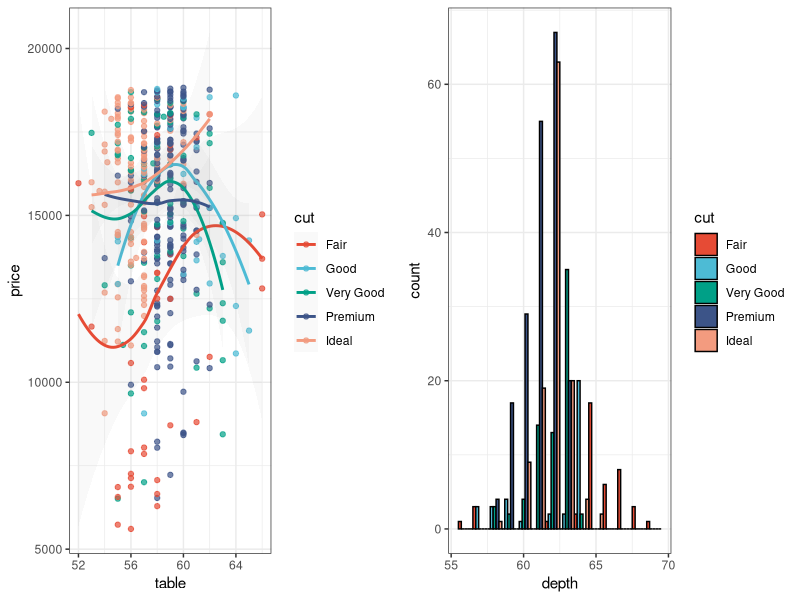
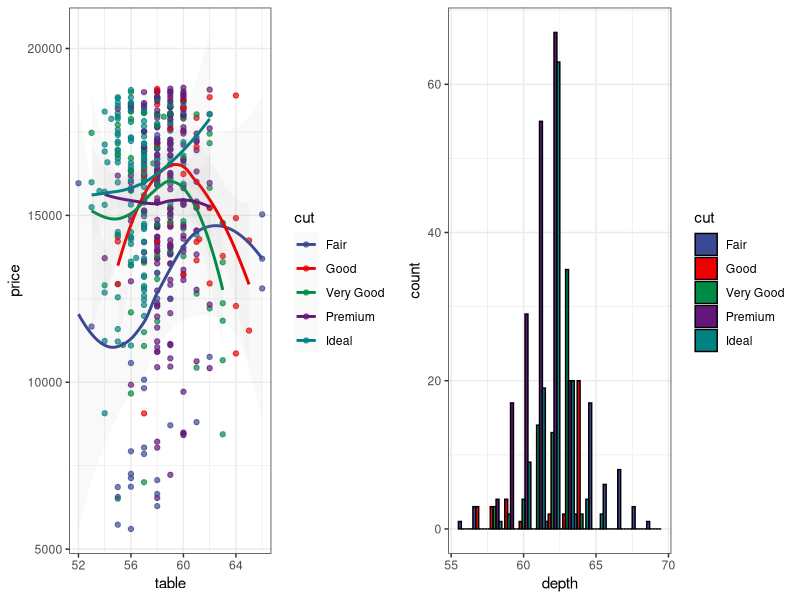
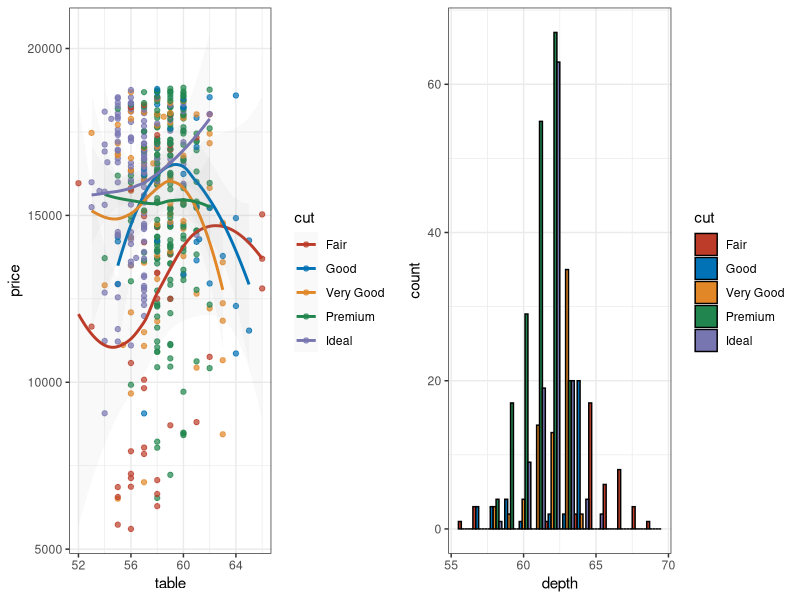
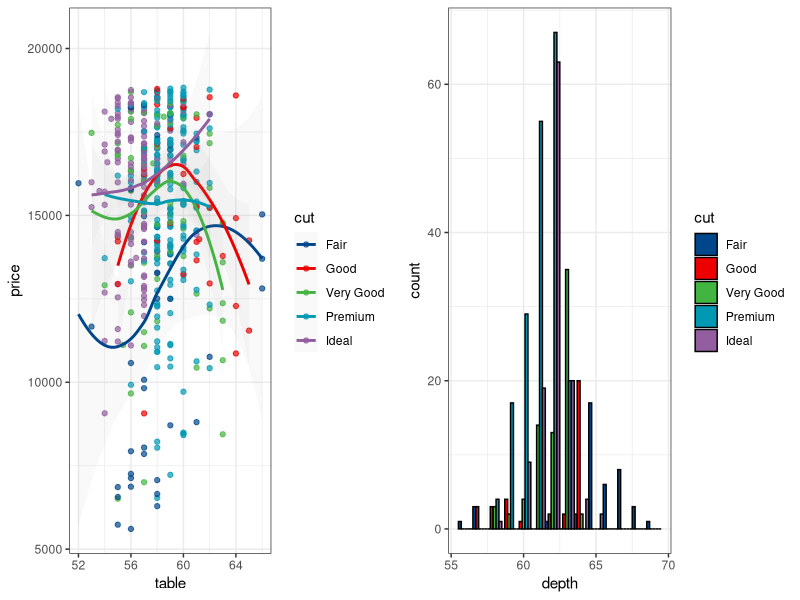
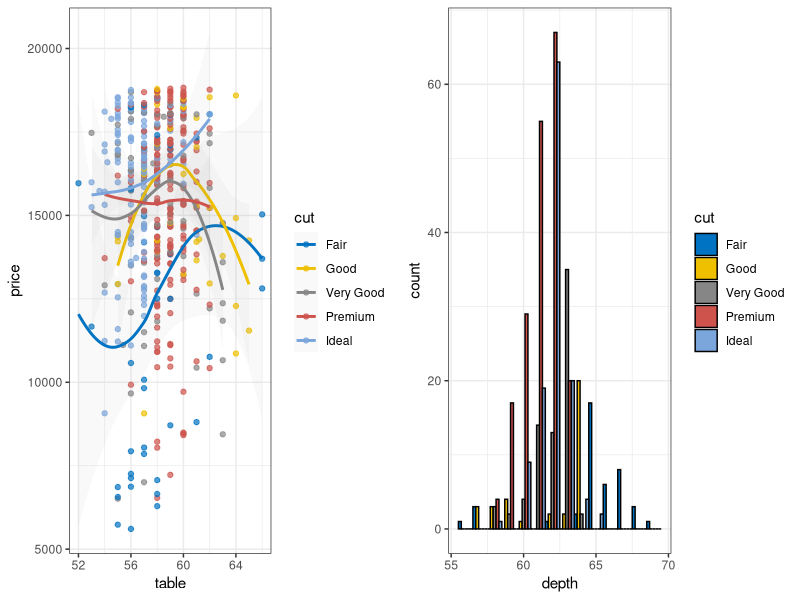
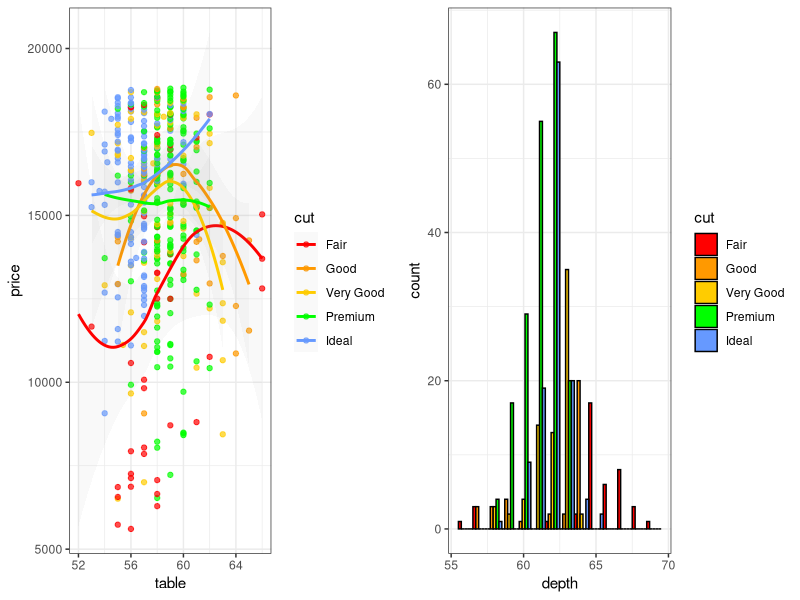
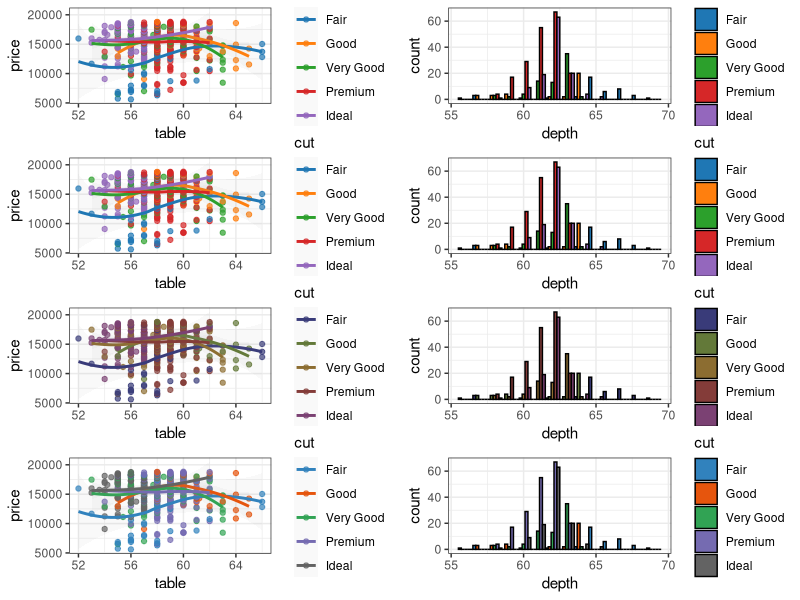
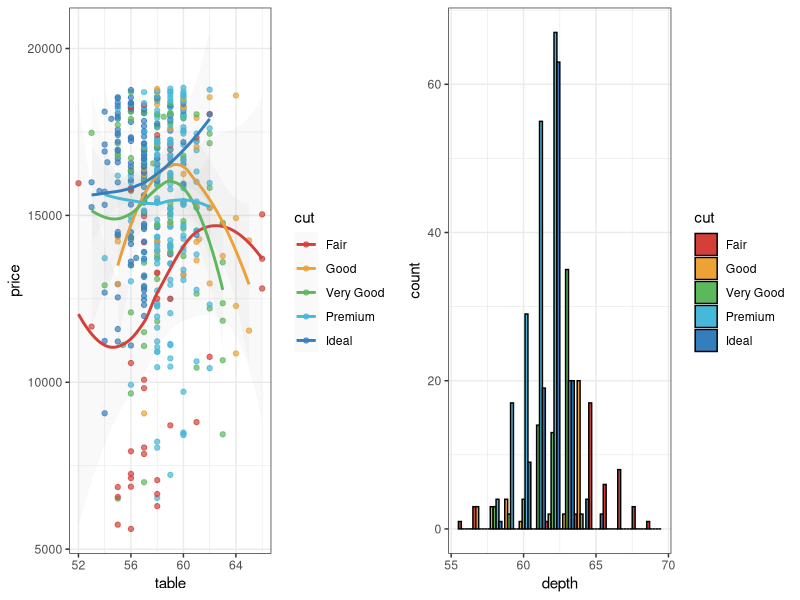

The R script that drew these images, in order:
## ---- chunk 1
library("ggsci")
library("ggplot2")
library("gridExtra")

data("diamonds")

p1 = ggplot(subset(diamonds, carat >= 2.2),
       aes(x = table, y = price, colour = cut)) +
  geom_point(alpha = 0.7) +
  geom_smooth(method = "loess", alpha = 0.05, size = 1, span = 1) +
  theme_bw()

p2 = ggplot(subset(diamonds, carat > 2.2 & depth > 55 & depth < 70),
       aes(x = depth, fill = cut)) +
  geom_histogram(colour = "black", binwidth = 1, position = "dodge") +
  theme_bw()
## ---- chunk 2
p1_npg = p1 + scale_color_npg()
p2_npg = p2 + scale_fill_npg()
grid.arrange(p1_npg, p2_npg, ncol = 2)
## ---- chunk 3
p1_aaas = p1 + scale_color_aaas()
p2_aaas = p2 + scale_fill_aaas()
grid.arrange(p1_aaas, p2_aaas, ncol = 2)
## ---- chunk 4
p1_nejm = p1 + scale_color_nejm()
p2_nejm = p2 + scale_fill_nejm()
grid.arrange(p1_nejm, p2_nejm, ncol = 2)
## ---- chunk 5
p1_lancet = p1 + scale_color_lancet()
p2_lancet = p2 + scale_fill_lancet()
grid.arrange(p1_lancet, p2_lancet, ncol = 2)
## ---- chunk 6
p1_jco = p1 + scale_color_jco()
p2_jco = p2 + scale_fill_jco()
grid.arrange(p1_jco, p2_jco, ncol = 2)
## ---- chunk 7
p1_ucscgb = p1 + scale_color_ucscgb()
p2_ucscgb = p2 + scale_fill_ucscgb()
grid.arrange(p1_ucscgb, p2_ucscgb, ncol = 2)
## ---- chunk 8
p1_d3 = p1 + scale_color_d3()
p2_d3 = p2 + scale_fill_d3()
p1_d3_c10 = p1 + scale_color_d3("category10")
p2_d3_c10 = p2 + scale_fill_d3("category10")
p1_d3_c20 = p1 + scale_color_d3("category20")
p2_d3_c20 = p2 + scale_fill_d3("category20")
p1_d3_c20b = p1 + scale_color_d3("category20b")
p2_d3_c20b = p2 + scale_fill_d3("category20b")
p1_d3_c20c = p1 + scale_color_d3("category20c")
p2_d3_c20c = p2 + scale_fill_d3("category20c")
grid.arrange(p1_d3_c10,  p2_d3_c10,
             p1_d3_c20,  p2_d3_c20,
             p1_d3_c20b, p2_d3_c20b,
             p1_d3_c20c, p2_d3_c20c,
             ncol = 2, nrow = 4)
## ---- chunk 9
p1_locuszoom = p1 + scale_color_locuszoom()
p2_locuszoom = p2 + scale_fill_locuszoom()
grid.arrange(p1_locuszoom, p2_locuszoom, ncol = 2)
## ---- chunk 10
p1_igv_default = p1 + scale_color_igv()
p2_igv_default = p2 + scale_fill_igv()
p1_igv_alternate = p1 + scale_colour_manual(
  values = rep(pal_igv("alternating")(2), times = 3))
p2_igv_alternate = p2 + scale_fill_manual(
  values = rep(pal_igv("alternating")(2), times = 3))
grid.arrange(p1_igv_default,   p2_igv_default,
             p1_igv_alternate, p2_igv_alternate,
             ncol = 2, nrow = 2)
## ---- chunk 11
p1_uchicago = p1 + scale_color_uchicago()
p2_uchicago = p2 + scale_fill_uchicago()
p1_uchicago_light = p1 + scale_color_uchicago("light")
p2_uchicago_light = p2 + scale_fill_uchicago("light")
p1_uchicago_dark  = p1 + scale_color_uchicago("dark")
p2_uchicago_dark  = p2 + scale_fill_uchicago("dark")
grid.arrange(p1_uchicago,       p2_uchicago,
             p1_uchicago_light, p2_uchicago_light,
             p1_uchicago_dark,  p2_uchicago_dark,
             ncol = 2, nrow = 3)
## ---- chunk 12
p1_startrek = p1 + scale_color_startrek()
p2_startrek = p2 + scale_fill_startrek()
grid.arrange(p1_startrek, p2_startrek, ncol = 2)
## ---- chunk 13
p1_futurama = p1 + scale_color_futurama()
p2_futurama = p2 + scale_fill_futurama()
grid.arrange(p1_futurama, p2_futurama, ncol = 2)
## ---- chunk 14
p1_rickandmorty = p1 + scale_color_rickandmorty()
p2_rickandmorty = p2 + scale_fill_rickandmorty()
grid.arrange(p1_rickandmorty, p2_rickandmorty, ncol = 2)
## ---- chunk 15
p1_simpsons = p1 + scale_color_simpsons()
p2_simpsons = p2 + scale_fill_simpsons()
grid.arrange(p1_simpsons, p2_simpsons, ncol = 2)
## ---- chunk 16
library("reshape2")

data("mtcars")
cor = cor(mtcars)
cor_melt = melt(cor)

p3 = ggplot(cor_melt,
            aes(x = Var1, y = Var2, fill = value)) +
  geom_tile(colour = "black", size = 0.3) +
  theme_bw()
## ---- chunk 17
p3_gsea = p3 + scale_fill_gsea()
p3_gsea
## ---- chunk 18
mypal = pal_npg("nrc", alpha = 0.7)(9)
mypal

library("scales")
show_col(mypal)
